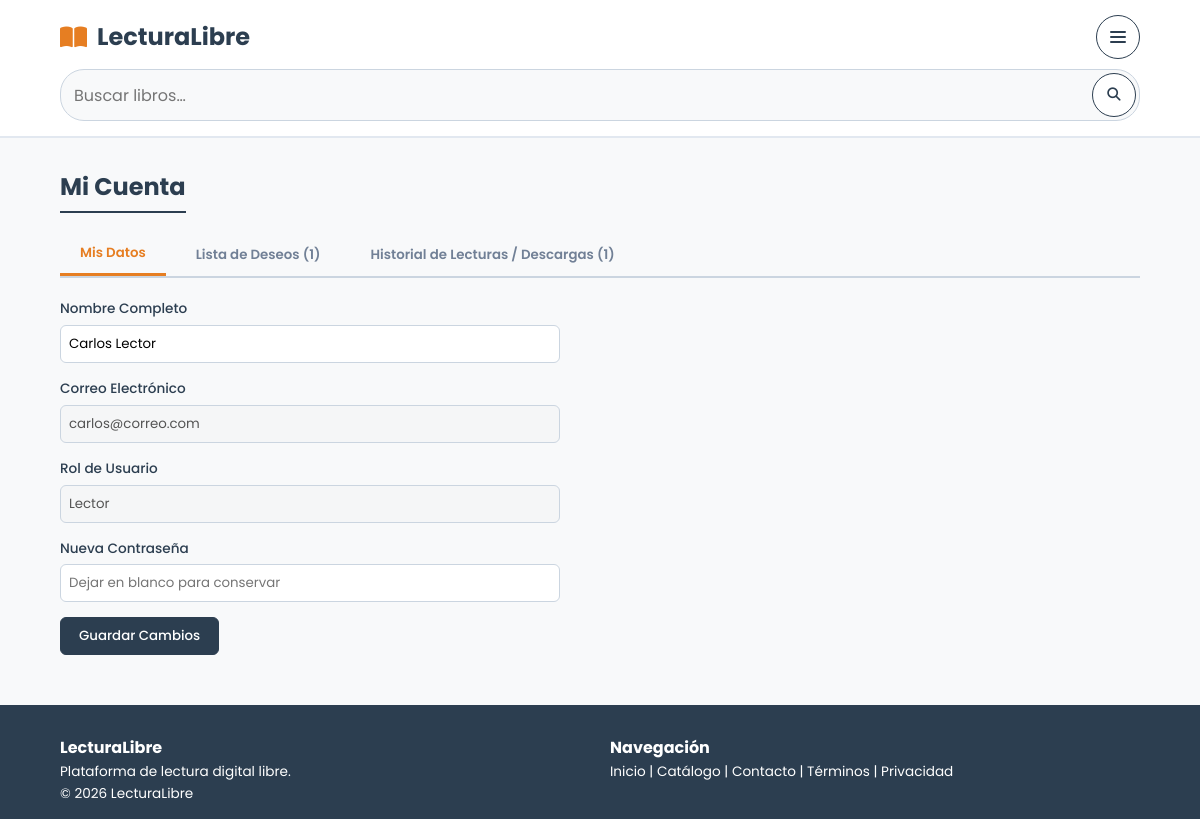
The app's page /perfil.php (signed in) with its own data.
### tables this page shows
CREATE TABLE usuarios (
  id_usuario INT NOT NULL AUTO_INCREMENT,
  nombre_completo VARCHAR(100) NOT NULL,
  correo VARCHAR(120) NOT NULL,
  contrasena_hash VARCHAR(255) NOT NULL,
  telefono VARCHAR(20),
  foto_perfil VARCHAR(255),
  descripcion VARCHAR(300),
  id_rol INT NOT NULL,
  estado ENUM('pendiente','activo','inactivo') NOT NULL DEFAULT 'pendiente',
  fecha_registro DATETIME NOT NULL DEFAULT CURRENT_TIMESTAMP,
  PRIMARY KEY (id_usuario),
  UNIQUE KEY uq_usuarios_correo (correo),
  CONSTRAINT fk_usuarios_id_rol FOREIGN KEY (id_rol) REFERENCES roles(id_rol) ON DELETE RESTRICT ON UPDATE CASCADE
);

CREATE TABLE roles (
  id_rol INT NOT NULL AUTO_INCREMENT,
  nombre VARCHAR(30) NOT NULL,
  descripcion VARCHAR(150),
  PRIMARY KEY (id_rol),
  UNIQUE KEY uq_roles_nombre (nombre)
);

### perfil.php (the view, shortened to what this page needs)
<?php
require_once 'config/conexion.php';
$id_usuario = (int)$_SESSION['id_usuario'];
$tab_activa = $_GET['tab'] ?? 'datos';
$sql_user = "SELECT u.nombre_completo, u.correo, r.nombre AS rol_nombre
             FROM usuarios u
             INNER JOIN roles r ON u.id_rol = r.id_rol
             WHERE u.id_usuario = ?";
$stmt_u = $conn->prepare($sql_user);
$stmt_u->bind_param("i", $id_usuario);
$stmt_u->execute();
$datos_usuario = $stmt_u->get_result()->fetch_assoc();
$sql_fav = "SELECT l.id_libro, l.titulo, l.precio, l.portada, a.nombre_artistico AS autor,
                   (SELECT ROUND(AVG(r.puntuacion), 1)
                      FROM resenas r
                     WHERE r.id_libro = l.id_libro AND r.estado = 'aprobada') AS promedio
            FROM favoritos f
            INNER JOIN libros l ON f.id_libro = l.id_libro
            INNER JOIN autores a ON l.id_autor = a.id_autor
            WHERE f.id_usuario = ? AND l.estado = 'aprobado'
            ORDER BY f.fecha_agregado DESC";
$stmt_fav = $conn->prepare($sql_fav);
$stmt_fav->bind_param("i", $id_usuario);
$stmt_fav->execute();
$favoritos = $stmt_fav->get_result()->fetch_all(MYSQLI_ASSOC);
$sql_hist = "SELECT p.id_pedido, p.fecha_pedido, p.estado,
                    dp.id_libro, dp.precio_unitario,
                    l.titulo, a.nombre_artistico AS autor,
                    (SELECT COUNT(*)
                       FROM descargas d
                      WHERE d.id_pedido = dp.id_pedido AND d.id_libro = dp.id_libro) AS veces_descargado
             FROM pedidos p
             INNER JOIN detalle_pedido dp ON p.id_pedido = dp.id_pedido
             INNER JOIN libros l ON dp.id_libro = l.id_libro
             INNER JOIN autores a ON l.id_autor = a.id_autor
             WHERE p.id_usuario = ? AND p.estado <> 'cancelado'
             ORDER BY p.fecha_pedido DESC, p.id_pedido DESC";
$stmt_hist = $conn->prepare($sql_hist);
$stmt_hist->bind_param("i", $id_usuario);
$stmt_hist->execute();
$historial = $stmt_hist->get_result()->fetch_all(MYSQLI_ASSOC);
?>
<!DOCTYPE html>
<html lang="es">
<head>
    <link rel="stylesheet" href="assets/css/estilos.css?v=5">
</head>
<body>
    <header>
        <div class="container navbar">
            <a href="index.php" class="logo">
                <i class="fa-solid fa-book-open"></i><span>LecturaLibre</span>
            </a>
            <details class="nav-menu-toggle">
                <summary class="btn search-icon" aria-label="Menú" aria-controls="nav-menu">
                    <i class="fa-solid fa-bars" aria-hidden="true"></i>
                </summary>
            </details>
            <form class="search-bar" action="catalogo.php" method="get" role="search">
                <input type="search" id="global-search" name="q" aria-label="Buscar por título, autor o categoría"
                       placeholder="Buscar libros…">
                <button type="submit" class="btn search-icon" aria-label="Buscar">
                    <i class="fa-solid fa-magnifying-glass" aria-hidden="true"></i>
                </button>
            </form>
        </div>
    </header>
    <main class="container">
        <section id="perfil">
            <h2 class="section-title">Mi Cuenta</h2>
            <div class="tab-menu">
                <button class="tab-btn <?= $tab_activa === 'datos' ? 'active' : '' ?>" data-profile-tab="datos" onclick="switchProfileTab('datos')">Mis Datos</button>
                <button class="tab-btn <?= $tab_activa === 'favoritos' ? 'active' : '' ?>" data-profile-tab="favoritos" onclick="switchProfileTab('favoritos')">
                    Lista de Deseos (<?= count($favoritos) ?>)
                </button>
                <button class="tab-btn <?= $tab_activa === 'historial' ? 'active' : '' ?>" data-profile-tab="historial" onclick="switchProfileTab('historial')">
                    Historial de Lecturas / Descargas (<?= count($historial) ?>)
                </button>
            </div>
            <div id="tab-datos" class="profile-tab" style="display: <?= $tab_activa === 'datos' ? 'block' : 'none' ?>;">
                <form action="auth/actualizar_perfil.php" method="POST" style="max-width: 500px;">
                    <div class="form-group">
                        <label>Nombre Completo</label>
                        <input type="text" name="nombre_completo" id="prof-name" value="<?= htmlspecialchars($datos_usuario['nombre_completo'] ?? '') ?>" required>
                    </div>
                    <div class="form-group">
                        <label>Correo Electrónico</label>
                        <input type="email" id="prof-email" value="<?= htmlspecialchars($datos_usuario['correo'] ?? '') ?>" disabled>
                    </div>
                    <div class="form-group">
                        <label>Rol de Usuario</label>
                        <input type="text" id="prof-role" value="<?= htmlspecialchars($datos_usuario['rol_nombre'] ?? '') ?>" disabled>
                    </div>
                    <div class="form-group">
                        <label>Nueva Contraseña</label>
                        <input type="password" name="nueva_password" id="prof-pass" autocomplete="new-password" placeholder="Dejar en blanco para conservar">
                    </div>
                    <button type="submit" class="btn btn-primary">Guardar Cambios</button>
                </form>
            </div>
        </section>
    </main>
    <footer>
        <div class="container footer-cols">
            <div>
                <h4>LecturaLibre</h4>
                <p style="font-size: 0.85rem;">Plataforma de lectura digital libre.</p>
                <p style="font-size: 0.85rem;">&copy; <?= date('Y') ?> LecturaLibre</p>
            </div>
            <nav aria-label="Navegación del pie de página">
                <h4>Navegación</h4>
                <p style="font-size: 0.85rem;">
                    <a href="index.php">Inicio</a>
                    <span aria-hidden="true"> | </span>
                    <a href="catalogo.php">Catálogo</a>
                    <span aria-hidden="true"> | </span>
                    <a href="contacto.php">Contacto</a>
                    <span aria-hidden="true"> | </span>
                    <a href="terminos.php">Términos</a>
                    <span aria-hidden="true"> | </span>
                    <a href="privacidad.php">Privacidad</a>
                </p>
            </nav>
        </div>
    </footer>
</body>
</html>

### assets/css/estilos.css (style rules this page uses)
:root { --wf-dark: #2c3e50; --wf-gray: #718096; --wf-light-gray: #e2e8f0; --wf-bg: #f8f9fa; --wf-white: #ffffff; --wf-accent: #e67e22; --wf-border: #cbd5e0; --radius: 6px; }
* { margin: 0; padding: 0; box-sizing: border-box; font-family: 'Poppins', sans-serif; }
body { background-color: var(--wf-bg); color: var(--wf-dark); line-height: 1.6; display: flex; flex-direction: column; min-height: 100vh; }
a { text-decoration: none; color: inherit; }
.container { width: 90%; max-width: 1200px; margin: 0 auto; }
main.container { flex: 1; margin-top: 30px; }
.btn { display: inline-flex; align-items: center; gap: 8px; justify-content: center; padding: 8px 18px; border-radius: var(--radius); font-weight: 500; cursor: pointer; border: 1px solid var(--wf-dark); background: var(--wf-white); color: var(--wf-dark); transition: all 0.2s ease; }
.btn-primary { background: var(--wf-dark); color: var(--wf-white); }
header { position: sticky; top: 0; background-color: var(--wf-white); border-bottom: 2px solid var(--wf-light-gray); z-index: 1000; }
.navbar { position: relative; display: flex; align-items: center; justify-content: space-between; padding: 15px 0; gap: 15px; }
.logo { font-size: 1.5rem; font-weight: 700; color: var(--wf-dark); display: flex; align-items: center; gap: 10px; cursor: pointer; }
.logo i { color: var(--wf-accent); }
.search-icon { width: 36px; height: 36px; padding: 0; border-radius: 50%; }
summary.search-icon { list-style: none; }
.search-bar { flex: 1 1 240px; min-width: 140px; max-width: 320px; display: flex; align-items: center; gap: 6px; padding: 3px; border: 1px solid var(--wf-border); border-radius: 24px; background: var(--wf-bg); }
.search-bar input { flex: 1; min-width: 0; padding: 8px 10px; border: 0; border-radius: 20px; background: transparent; color: var(--wf-dark); }
.search-bar .search-icon { flex: 0 0 auto; }
.nav-menu-toggle { display: none; }
.nav-menu-toggle .fa-bars::before { content: ""; display: block; width: 16px; height: 2px; border-radius: 2px; background: currentColor; box-shadow: 0 -5px currentColor, 0 5px currentColor; }
.section-title { font-size: 1.5rem; margin-bottom: 20px; border-bottom: 2px solid var(--wf-dark); padding-bottom: 5px; display: inline-block; }
.tab-menu { display: flex; gap: 10px; border-bottom: 2px solid var(--wf-border); margin-bottom: 20px; flex-wrap: wrap; }
.tab-btn { padding: 10px 20px; border: none; background: none; cursor: pointer; font-weight: 600; color: var(--wf-gray); }
.tab-btn.active { color: var(--wf-accent); border-bottom: 3px solid var(--wf-accent); }
.form-group { margin-bottom: 15px; }
.form-group label { display: block; font-size: 0.85rem; margin-bottom: 5px; font-weight: 500; }
.form-group input, .form-group select, .form-group textarea { width: 100%; padding: 8px; border: 1px solid var(--wf-border); border-radius: var(--radius); }
footer { background: var(--wf-dark); color: var(--wf-white); padding: 30px 0 15px; margin-top: 50px; }
.footer-cols { display: grid; grid-template-columns: repeat(auto-fit, minmax(200px, 1fr)); gap: 20px; }
@media screen and (max-width: 1200px) { header { position: static; } }
@media screen and (max-width: 1200px) { .navbar { flex-wrap: wrap; justify-content: flex-start; gap: 10px; } }
@media screen and (max-width: 1200px) { .navbar .logo { margin-right: auto; } }
@media screen and (max-width: 1200px) { .nav-menu-toggle { display: block; flex: 0 0 auto; } }
@media screen and (max-width: 1200px) { .navbar .btn { min-height: 44px; padding-inline: 12px; } }
@media screen and (max-width: 1200px) { .navbar .search-icon { width: 44px; height: 44px; padding: 0; } }
@media screen and (max-width: 1200px) { .search-bar { flex-basis: 100%; max-width: none; } }
@media screen and (max-width: 1200px) { .search-bar input { font-size: 16px; } }
.fa-solid, .fa-regular { display: inline-block; font-family: 'Font Awesome 6 Free'; font-style: normal; font-variant: normal; line-height: 1; text-rendering: auto; -webkit-font-smoothing: antialiased; -moz-osx-font-smoothing: grayscale; }
.fa-solid { font-weight: 900; }
.fa-book-open::before { content: "\f518"; }
.fa-magnifying-glass::before { content: "\f002"; }

### records on screen
usuarios: nombre_completo "Carlos Lector", correo "carlos@correo.com", id_rol.nombre "Lector"

### other values on screen
count($favoritos) "1"
count($historial) "1"
